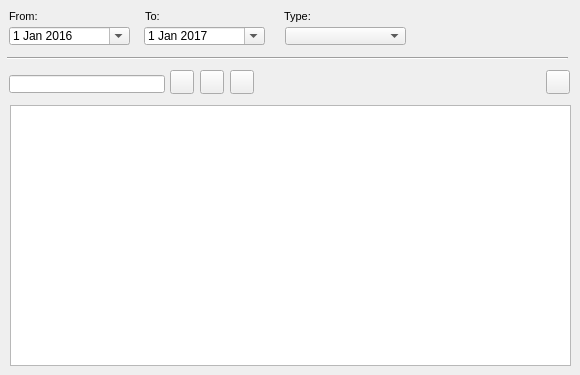
    <widget class="QWidget" name="tab_18">
     <attribute name="title">
      <string>Document</string>
     </attribute>
     <widget class="QTableView" name="tbl_document">
      <property name="geometry">
       <rect>
        <x>10</x>
        <y>105</y>
        <width>561</width>
        <height>261</height>
       </rect>
      </property>
      <property name="sortingEnabled">
       <bool>true</bool>
      </property>
     </widget>
     <widget class="QLabel" name="label_doc_from">
      <property name="geometry">
       <rect>
        <x>9</x>
        <y>5</y>
        <width>90</width>
        <height>22</height>
       </rect>
      </property>
      <property name="font">
       <font>
        <pointsize>8</pointsize>
       </font>
      </property>
      <property name="frameShape">
       <enum>QFrame::NoFrame</enum>
      </property>
      <property name="frameShadow">
       <enum>QFrame::Plain</enum>
      </property>
      <property name="text">
       <string>From:</string>
      </property>
      <property name="textFormat">
       <enum>Qt::AutoText</enum>
      </property>
      <property name="scaledContents">
       <bool>false</bool>
      </property>
      <property name="alignment">
       <set>Qt::AlignLeading|Qt::AlignLeft|Qt::AlignVCenter</set>
      </property>
      <property name="margin">
       <number>3</number>
      </property>
     </widget>
     <widget class="QComboBox" name="doc_type">
      <property name="geometry">
       <rect>
        <x>285</x>
        <y>27</y>
        <width>121</width>
        <height>18</height>
       </rect>
      </property>
     </widget>
     <widget class="Line" name="line_6">
      <property name="geometry">
       <rect>
        <x>7</x>
        <y>50</y>
        <width>561</width>
        <height>16</height>
       </rect>
      </property>
      <property name="orientation">
       <enum>Qt::Horizontal</enum>
      </property>
     </widget>
     <widget class="QLabel" name="label_doc_type">
      <property name="geometry">
       <rect>
        <x>284</x>
        <y>5</y>
        <width>61</width>
        <height>22</height>
       </rect>
      </property>
      <property name="font">
       <font>
        <pointsize>8</pointsize>
       </font>
      </property>
      <property name="layoutDirection">
       <enum>Qt::LeftToRight</enum>
      </property>
      <property name="frameShape">
       <enum>QFrame::NoFrame</enum>
      </property>
      <property name="frameShadow">
       <enum>QFrame::Raised</enum>
      </property>
      <property name="text">
       <string>Type:</string>
      </property>
      <property name="textFormat">
       <enum>Qt::AutoText</enum>
      </property>
      <property name="scaledContents">
       <bool>false</bool>
      </property>
      <property name="margin">
       <number>3</number>
      </property>
     </widget>
     <widget class="QLabel" name="label_doc_to">
      <property name="geometry">
       <rect>
        <x>145</x>
        <y>5</y>
        <width>117</width>
        <height>22</height>
       </rect>
      </property>
      <property name="font">
       <font>
        <pointsize>8</pointsize>
       </font>
      </property>
      <property name="frameShape">
       <enum>QFrame::NoFrame</enum>
      </property>
      <property name="frameShadow">
       <enum>QFrame::Raised</enum>
      </property>
      <property name="text">
       <string>To:</string>
      </property>
      <property name="textFormat">
       <enum>Qt::AutoText</enum>
      </property>
      <property name="scaledContents">
       <bool>false</bool>
      </property>
      <property name="margin">
       <number>3</number>
      </property>
     </widget>
     <widget class="QDateEdit" name="date_document_from">
      <property name="geometry">
       <rect>
        <x>9</x>
        <y>27</y>
        <width>121</width>
        <height>18</height>
       </rect>
      </property>
      <property name="date">
       <date>
        <year>2016</year>
        <month>1</month>
        <day>1</day>
       </date>
      </property>
      <property name="calendarPopup">
       <bool>true</bool>
      </property>
     </widget>
     <widget class="QDateEdit" name="date_document_to">
      <property name="geometry">
       <rect>
        <x>144</x>
        <y>27</y>
        <width>121</width>
        <height>18</height>
       </rect>
      </property>
      <property name="date">
       <date>
        <year>2017</year>
        <month>1</month>
        <day>1</day>
       </date>
      </property>
      <property name="calendarPopup">
       <bool>true</bool>
      </property>
     </widget>
     <widget class="QLineEdit" name="doc_id">
      <property name="geometry">
       <rect>
        <x>9</x>
        <y>75</y>
        <width>156</width>
        <height>18</height>
       </rect>
      </property>
     </widget>
     <widget class="QPushButton" name="btn_open_doc">
      <property name="geometry">
       <rect>
        <x>546</x>
        <y>70</y>
        <width>24</width>
        <height>24</height>
       </rect>
      </property>
      <property name="toolTip">
       <string>&lt;html&gt;&lt;head/&gt;&lt;body&gt;&lt;p&gt;Open document&lt;/p&gt;&lt;/body&gt;&lt;/html&gt;</string>
      </property>
      <property name="text">
       <string/>
      </property>
      <property name="icon">
       <iconset>
        <normaloff>../icons/170b.png</normaloff>../icons/170b.png</iconset>
      </property>
      <property name="iconSize">
       <size>
        <width>22</width>
        <height>22</height>
       </size>
      </property>
     </widget>
     <widget class="QPushButton" name="btn_doc_new">
      <property name="geometry">
       <rect>
        <x>230</x>
        <y>70</y>
        <width>24</width>
        <height>24</height>
       </rect>
      </property>
      <property name="toolTip">
       <string>&lt;html&gt;&lt;head/&gt;&lt;body&gt;&lt;p&gt;New document&lt;/p&gt;&lt;/body&gt;&lt;/html&gt;</string>
      </property>
      <property name="text">
       <string/>
      </property>
      <property name="icon">
       <iconset>
        <normaloff>../icons/171b.png</normaloff>../icons/171b.png</iconset>
      </property>
      <property name="iconSize">
       <size>
        <width>22</width>
        <height>22</height>
       </size>
      </property>
     </widget>
     <widget class="QPushButton" name="btn_doc_insert">
      <property name="geometry">
       <rect>
        <x>170</x>
        <y>70</y>
        <width>24</width>
        <height>24</height>
       </rect>
      </property>
      <property name="toolTip">
       <string>&lt;html&gt;&lt;head/&gt;&lt;body&gt;&lt;p&gt;Link document&lt;/p&gt;&lt;/body&gt;&lt;/html&gt;</string>
      </property>
      <property name="text">
       <string/>
      </property>
      <property name="icon">
       <iconset>
        <normaloff>../icons/111b.png</normaloff>../icons/111b.png</iconset>
      </property>
      <property name="iconSize">
       <size>
        <width>22</width>
        <height>22</height>
       </size>
      </property>
     </widget>
     <widget class="QPushButton" name="btn_doc_delete">
      <property name="geometry">
       <rect>
        <x>200</x>
        <y>70</y>
        <width>24</width>
        <height>24</height>
       </rect>
      </property>
      <property name="toolTip">
       <string>&lt;html&gt;&lt;head/&gt;&lt;body&gt;&lt;p&gt;Unlink document&lt;/p&gt;&lt;/body&gt;&lt;/html&gt;</string>
      </property>
      <property name="text">
       <string/>
      </property>
      <property name="icon">
       <iconset>
        <normaloff>../icons/112b.png</normaloff>../icons/112b.png</iconset>
      </property>
      <property name="iconSize">
       <size>
        <width>22</width>
        <height>22</height>
       </size>
      </property>
     </widget>
    </widget>
